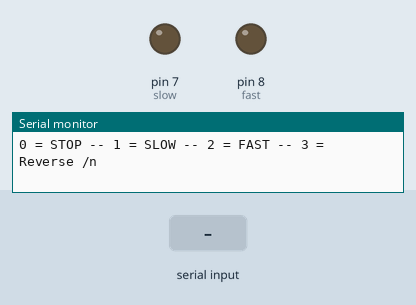
A sketch run on a simulated Arduino Uno, built with avr-gcc and run on an emulated ATmega328P. On the bench: output pins drawn as LEDs (lit = HIGH), the last lines printed to the serial monitor. The test bench sets the inputs (shaded band).

Above: at 1.2 s.
1.3 s: "1" received over Serial
At 1.7 s:
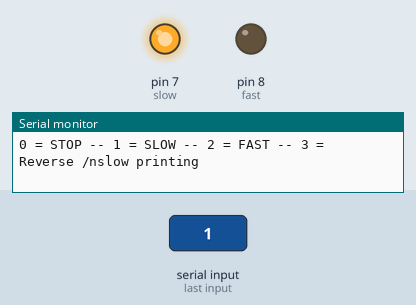
2.8 s: "2" received over Serial
At 4.0 s:
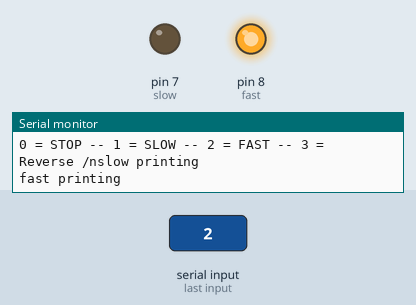
4.3 s: "3" received over Serial
At 5.2 s:
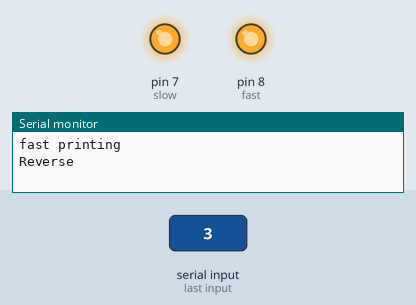
Timing chart, 0 to 7.3 s (numbered marks = the images above; inputs shaded):
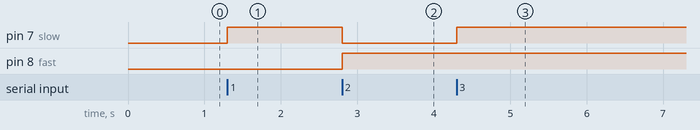

Measured:
- after the input at 1.3 s, pin 7 (slow): LOW → HIGH at once
- after the input at 2.8 s, pin 7 (slow): HIGH → LOW at once; pin 8 (fast): LOW → HIGH at once
- after the input at 4.3 s, pin 7 (slow): LOW → HIGH at once

The sketch:

_3Doodler.ino
```cpp
#include <SoftwareSerial.h>

/*
 * 3Doodler arduino Hack https://goo.gl/n0tyrK
 *
 * Version 0.10
 */

// set pin numbers:
const int slow = 7;
const int fast =  8;
int button = 0;

// variables will change:
//int buttonState = 0;         // variable for reading the status

void setup() {
  // initialize
  pinMode(slow, OUTPUT);
  pinMode(fast, OUTPUT);
  Serial.begin(9600);
  Serial.print("0 = STOP -- 1 = SLOW -- 2 = FAST -- 3 = Reverse /n");
}

void loop() {
  if(Serial.available() > 0){

      button = Serial.read();

      if (button == '0') {     // STOP
        Serial.println("stop");
        digitalWrite(slow, LOW);
        digitalWrite(fast, LOW);
      }

      if (button == '1') {              // SLOW
        Serial.println("slow printing");
        digitalWrite(fast, LOW);
        digitalWrite(slow, HIGH);
      }

      if (button == '2'){               // FAST
        Serial.println("fast printing");
        digitalWrite(slow, LOW);
        digitalWrite(fast, HIGH);
      }

      if (button == '3'){         // Reverse
        Serial.println("Reverse");
        digitalWrite(slow, HIGH);
        digitalWrite(fast, HIGH);
      }
  }
}
```
